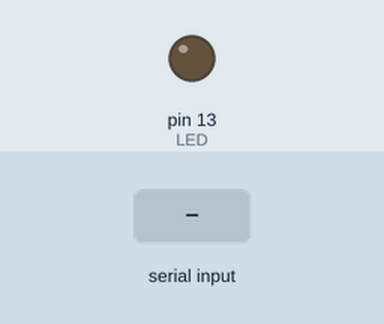
The sketch below on a simulated Arduino Uno, built with avr-gcc and run on an emulated ATmega328P. Shown: output pins drawn as LEDs (lit = HIGH). Inputs (shaded band) come from the test bench.

Above: at 1.2 s.
1.3 s: "a" received over Serial
At 2.0 s:
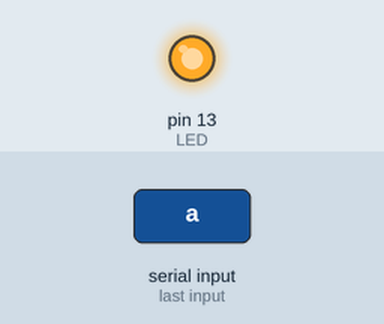
2.8 s: "d" received over Serial
At 3.2 s:
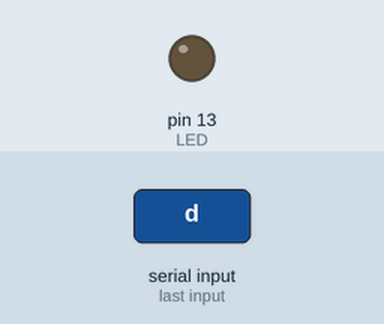
Timing chart, 0 to 5.8 s (numbered marks = the images above; inputs shaded):
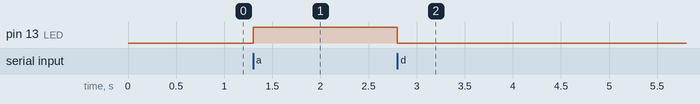

Measured:
- after the input at 1.3 s, pin 13 (LED): LOW → HIGH at once
- after the input at 2.8 s, pin 13 (LED): HIGH → LOW at once

The sketch:

ComunicacaoSerial.ino
```cpp
int LED = 13;
char leituraSerial;

void setup() {
  Serial.begin(9600); //Inicia serial
  pinMode(LED, OUTPUT); //led como saida
}

void loop() {
  //Se chegar dado da serial, avaliamos e comandamos.
  if(Serial.available() > 0){
    leituraSerial = (char) Serial.read();
    //Foi a letra 'a'? Acende o led.
    if(leituraSerial == 'a'){
      digitalWrite(LED,HIGH);
    }
    //Foi a letra 'd'? Apaga o led.
    if(leituraSerial == 'd'){
      digitalWrite(LED,LOW);
    }
  }

}
```
